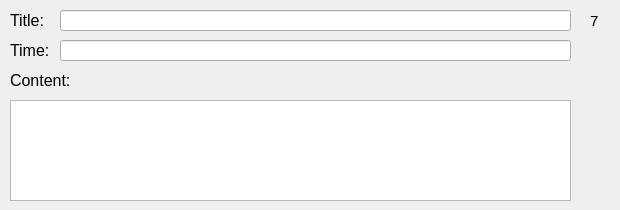
        <widget class="QWidget" name="Page7_2">
         <widget class="QLabel" name="label_68">
          <property name="geometry">
           <rect>
            <x>10</x>
            <y>10</y>
            <width>41</width>
            <height>21</height>
           </rect>
          </property>
          <property name="font">
           <font>
            <pointsize>12</pointsize>
           </font>
          </property>
          <property name="text">
           <string>Title:</string>
          </property>
         </widget>
         <widget class="QLabel" name="label_69">
          <property name="geometry">
           <rect>
            <x>10</x>
            <y>40</y>
            <width>41</width>
            <height>21</height>
           </rect>
          </property>
          <property name="font">
           <font>
            <pointsize>12</pointsize>
           </font>
          </property>
          <property name="text">
           <string>Time:</string>
          </property>
         </widget>
         <widget class="QLineEdit" name="title_17">
          <property name="geometry">
           <rect>
            <x>60</x>
            <y>10</y>
            <width>511</width>
            <height>21</height>
           </rect>
          </property>
          <property name="readOnly">
           <bool>true</bool>
          </property>
         </widget>
         <widget class="QLineEdit" name="time_17">
          <property name="geometry">
           <rect>
            <x>60</x>
            <y>40</y>
            <width>511</width>
            <height>21</height>
           </rect>
          </property>
          <property name="readOnly">
           <bool>true</bool>
          </property>
         </widget>
         <widget class="QLabel" name="label_70">
          <property name="geometry">
           <rect>
            <x>10</x>
            <y>70</y>
            <width>71</width>
            <height>21</height>
           </rect>
          </property>
          <property name="font">
           <font>
            <pointsize>12</pointsize>
           </font>
          </property>
          <property name="text">
           <string>Content:</string>
          </property>
         </widget>
         <widget class="QLabel" name="label_71">
          <property name="geometry">
           <rect>
            <x>590</x>
            <y>10</y>
            <width>21</width>
            <height>21</height>
           </rect>
          </property>
          <property name="font">
           <font>
            <pointsize>11</pointsize>
           </font>
          </property>
          <property name="layoutDirection">
           <enum>Qt::LeftToRight</enum>
          </property>
          <property name="frameShape">
           <enum>QFrame::NoFrame</enum>
          </property>
          <property name="text">
           <string>7</string>
          </property>
         </widget>
         <widget class="QPlainTextEdit" name="plainTextEdit_17">
          <property name="geometry">
           <rect>
            <x>10</x>
            <y>100</y>
            <width>561</width>
            <height>101</height>
           </rect>
          </property>
          <property name="readOnly">
           <bool>true</bool>
          </property>
         </widget>
        </widget>
